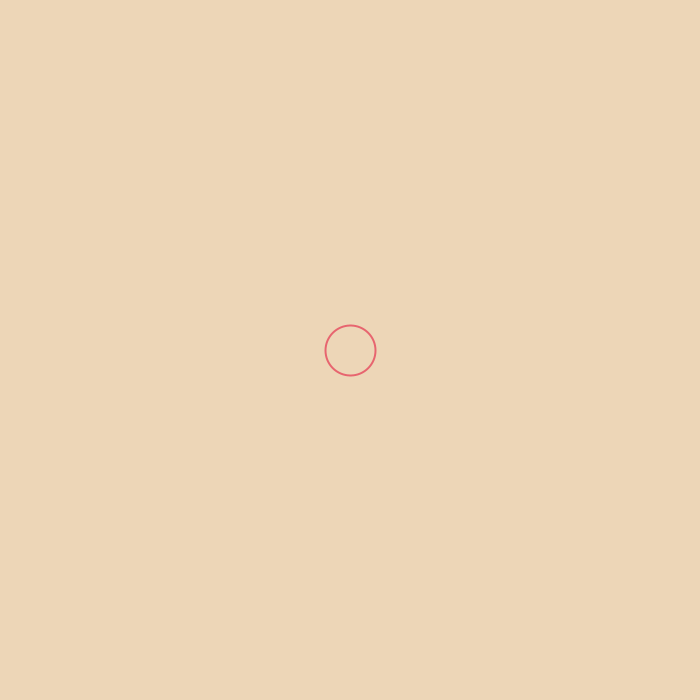
Frame 1 (no input)
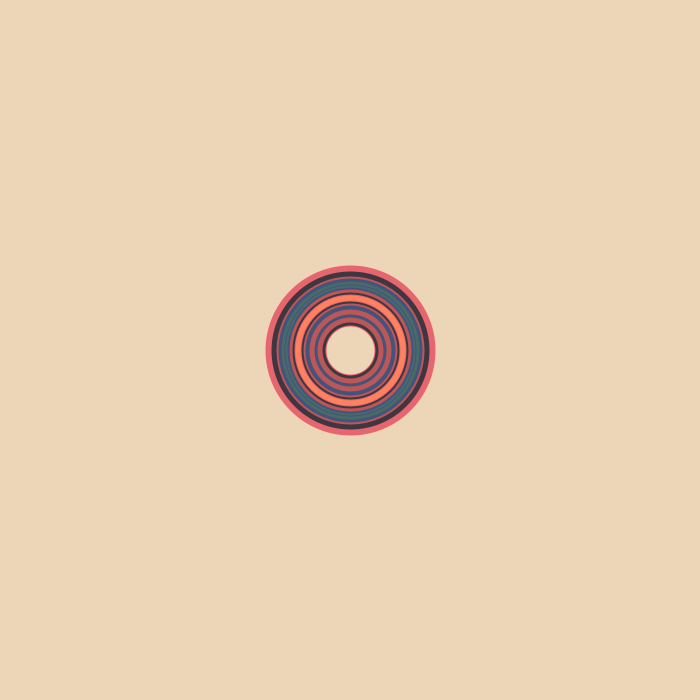
Frame 60 (the mouse pressed at the canvas centre just before this capture)
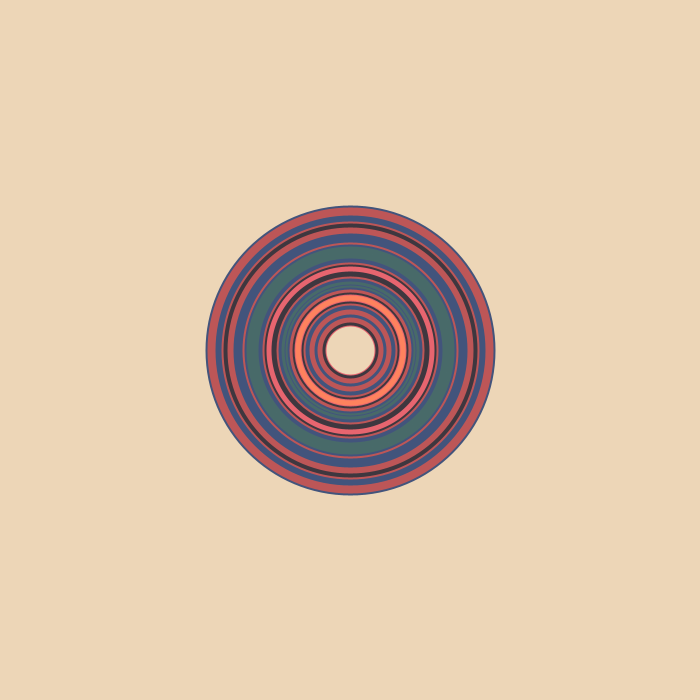
Frame 120 (the mouse held since frame 60 and released just before this capture)

The Processing sketch that drew these frames (run headless with seeded random() and noise(); from frame 60 on, the mouse is pressed at the canvas centre):

// Processing sketch: bauhaus
// ── bauhaus.pde
// color[] moon = {#092140, #024959, #F2C777, #F24738, #BF2A2A};
// color[] contrastingPastels = {#E5E5E5, #FFB240, #B2B2B2, #59BDFF, #666666};
// color[] coverDeep = {#591D28, #D9D9D9, #F0F0F2, #80878C, #0D0D0D};
// color[] vladLightBlue = {#3C3F40, #389BA6, #6CCED9, #D9A13B, #F2F2F2};
// color[] reds = {#a92b30,#8c2d2d,#bd3d4f,#c94f67};
color[] bauhaus = {#edd6b7,#486a69,#42547c,#bd5657,#3e373f,#e7656f,#fe825e,#f66337,#ffbb4c};
color[] pallete = bauhaus;
int rad = 0;
float p;
float noiseCount = 0;

void setup() {
	size(700, 700);
	background(pallete[0]);
	smooth();
	noFill();
	
	//noiseSeed(round(random(500)));
}

void draw() {
	translate(width/2, height/2);

	if ((rad) < width-60) {
		p = noise(noiseCount);
		// noiseDetail(12,0.35);
		println(int(p*10)-1 + " / " + (p*10) + "r: " + (int)random(8));
		strokeWeight(2);
		stroke(pallete[constrain(int(p*10)-1, 0, 8)]);
		ellipse(0, 0, 50+rad, 50+rad);
		rad += 2;
		noiseCount += 0.07;
	}
}
// ── Randomizer.pde
class Randomizer {

        ArrayList<Setting> settings = new ArrayList();
        ArrayList<Float> probabilities = new ArrayList();
        float sum = 0;

        Randomizer() {}

        void addSetting(Setting s, float probability)
        {
                settings.add(s);
                probabilities.add(probability);
                sum += probability;
        }

        Setting chooseSetting()
        {
                // pick a random number from the sum of all probabilities
                float result = random(sum);
                float currentSum = 0;
                
                // then loop through all choices and return when we get to our random number
                for(int i = 0; i < settings.size(); i++)
                {
                        currentSum += probabilities.get(i);
                        if(currentSum > result)
                        {
                                return settings.get(i);
                        }
                }

                // we just need this because Java is stupid
                return settings.get(0);
        }

}
// ── Setting.pde
class Setting
{
        int kolor;
        int strokeThickness;

        Setting(int _kolor, int _strokeThickness)
        {
                kolor = _kolor;
                strokeThickness = _strokeThickness;
        }
}
